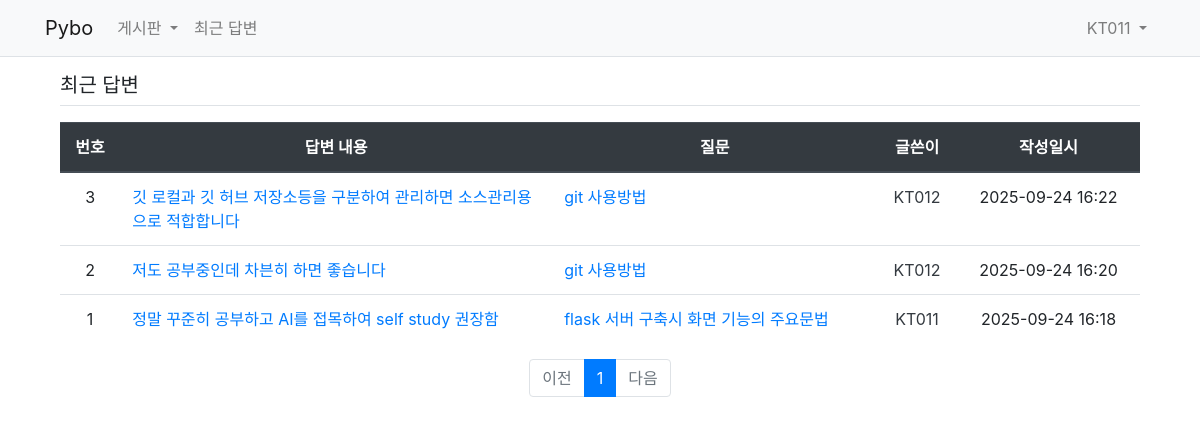
Page /question/answers/ (signed in) on the committed database.
### pybo/models.py (models this page shows)
class User(db.Model):
    id = db.Column(db.Integer, primary_key=True)
    username = db.Column(db.String(150), unique=True, nullable=False)
    password = db.Column(db.String(200), nullable=False)
    email = db.Column(db.String(120), unique=False, nullable=False)   # email 중복허용
    create_date = db.Column(db.DateTime(), nullable=False, server_default=db.func.now())
    question_set = db.relationship('Question', back_populates='user', cascade='all, delete-orphan')
    answer_set = db.relationship('Answer', back_populates='user', cascade='all, delete-orphan')
    question_voter_set = db.relationship('Question', secondary=question_voter, back_populates='voter')
    answer_voter_set = db.relationship('Answer', secondary=answer_voter, back_populates='voter')
    comment_set = db.relationship('Comment', back_populates='user', cascade='all, delete-orphan')

class Answer(db.Model):
    id = db.Column(db.Integer, primary_key=True)
    question_id = db.Column(db.Integer, db.ForeignKey('question.id', ondelete='CASCADE'), nullable=False)
    question = db.relationship('Question', back_populates='answer_set')
    content = db.Column(db.Text(), nullable=False)
    create_date = db.Column(db.DateTime(), nullable=False, server_default=db.func.now())
    modify_date = db.Column(db.DateTime(), nullable=True)
    user_id = db.Column(db.Integer, db.ForeignKey('user.id', ondelete='CASCADE'), nullable=False)
    user = db.relationship('User', back_populates='answer_set')
    voter = db.relationship('User', secondary=answer_voter, back_populates='answer_voter_set')
    comment_set = db.relationship('Comment', back_populates='answer', cascade='all, delete-orphan')

class Question(db.Model):
    id = db.Column(db.Integer, primary_key=True)
    subject = db.Column(db.String(200), nullable=False)
    content = db.Column(db.Text(), nullable=False)
    create_date = db.Column(db.DateTime(), nullable=False, server_default=db.func.now())
    modify_date = db.Column(db.DateTime(), nullable=True)
    user_id = db.Column(db.Integer, db.ForeignKey('user.id', ondelete='CASCADE'), nullable=False)
    user = db.relationship('User', back_populates='question_set')
    answer_set = db.relationship('Answer', back_populates='question', cascade='all, delete-orphan')
    voter = db.relationship('User', secondary=question_voter, back_populates='question_voter_set')
    comment_set = db.relationship('Comment', back_populates='question', cascade='all, delete-orphan')
    category_id = db.Column(db.Integer, db.ForeignKey('category.id', ondelete='CASCADE'), nullable=False, server_default=db.text('1'))
    category = db.relationship('Category', back_populates='question_set')
    view_count = db.Column(db.Integer, server_default='0', nullable=False)

### pybo/views/question_views.py (the view)
@bp.route('/answers/')
def recent_answers():
    page = request.args.get('page', type=int, default=1)
    answer_list = Answer.query.join(Question).join(User)\
        .order_by(Answer.create_date.desc())\
        .paginate(page=page, per_page=15)
    return render_template('answer/answer_list.html', answer_list=answer_list)

### pybo/filter.py (called while the page is built)
def format_datetime(value, fmt='%Y-%m-%d %H:%M'):
    return value.strftime(fmt)

### pybo/views/auth_views.py (called while the page is built)
@bp.before_app_request
def load_logged_in_user():
    user_id = session.get('user_id')
    if user_id is None:
        g.user = None
    else:
        g.user = User.query.get(user_id)

### pybo/templates/answer/answer_list.html
{% extends 'base.html' %}
{% block content %}
<div class="container my-3">
    <h5 class="my-3 border-bottom pb-2">최근 답변</h5>
    <table class="table">
        <thead>
        <tr class="text-center thead-dark">
            <th>번호</th>
            <th style="width:40%">답변 내용</th>
            <th>질문</th>
            <th>글쓴이</th>
            <th>작성일시</th>
        </tr>
        </thead>
        <tbody>
        {% if answer_list.items %}
        {% for answer in answer_list.items %}
        <tr class="text-center">
            <td>{{ answer_list.total - ((answer_list.page-1) * answer_list.per_page) - loop.index0 }}</td>
            <td class="text-left">
                {% if answer.question %}
                <a href="{{ url_for('question.detail', question_id=answer.question.id) }}#answer_{{ answer.id }}">
                    {{ answer.content|striptags|truncate(80) }}
                </a>
                {% else %}
                    <span class="text-muted">(삭제된 질문에 대한 답변)</span>
                {% endif %}
            </td>
            <td class="text-left">
                {% if answer.question %}
                <a href="{{ url_for('question.detail', question_id=answer.question.id) }}">
                    {{ answer.question.subject|truncate(30) }}
                </a>
                {% else %}
                    <span class="text-muted">(삭제된 질문)</span>
                {% endif %}
            </td>
            <td>
                {% if answer.user %}<a href="{{ url_for('user.profile', user_id=answer.user.id) }}" class="text-decoration-none text-dark">{{ answer.user.username }}</a>
                {% else %}<span class="text-muted">(탈퇴한 사용자)</span>{% endif %}
            </td>
            <td>{{ answer.create_date|datetime }}</td>
        </tr>
        {% endfor %}
        {% else %}
        <tr>
            <td colspan="5">답변이 없습니다.</td>
        </tr>
        {% endif %}
        </tbody>
    </table>
    <ul class="pagination justify-content-center">
        {% if answer_list.has_prev %}
        <li class="page-item">
            <a class="page-link" href="{{ url_for('question.recent_answers', page=answer_list.prev_num) }}">이전</a>
        </li>
        {% else %}
        <li class="page-item disabled">
            <a class="page-link" tabindex="-1" aria-disabled="true" href="javascript:void(0)">이전</a>
        </li>
        {% endif %}
        {% for page_num in answer_list.iter_pages() %}
            {% if page_num %}
                {% if page_num != answer_list.page %}
                <li class="page-item">
                    <a class="page-link" href="{{ url_for('question.recent_answers', page=page_num) }}">{{ page_num }}</a>
                </li>
                {% else %}
                <li class="page-item active" aria-current="page">
                    <a class="page-link" href="javascript:void(0)">{{ page_num }}</a>
                </li>
                {% endif %}
            {% else %}
                <li class="disabled"><a class="page-link" href="javascript:void(0)">...</a></li>
            {% endif %}
        {% endfor %}
        {% if answer_list.has_next %}
        <li class="page-item"><a class="page-link" href="{{ url_for('question.recent_answers', page=answer_list.next_num) }}">다음</a></li>
        {% else %}
        <li class="page-item disabled"><a class="page-link" tabindex="-1" aria-disabled="true" href="javascript:void(0)">다음</a></li>
        {% endif %}
    </ul>
</div>
{% endblock %}

### pybo/templates/base.html (shortened to what this page needs)
<!doctype html>
<html lang="ko">
<head>
    <link rel="stylesheet" href="https://stackpath.bootstrapcdn.com/bootstrap/4.5.2/css/bootstrap.min.css">
    <link rel="stylesheet" href="https://cdn.jsdelivr.net/simplemde/latest/simplemde.min.css">
</head>
<body>
<nav class="navbar navbar-expand-lg navbar-light bg-light border-bottom">
    <div class="container">
        <a class="navbar-brand" href="{{ url_for('main.index') }}">Pybo</a>
        <div class="collapse navbar-collapse" id="navbarSupportedContent">
            <ul class="navbar-nav mr-auto">
                <li class="nav-item dropdown">
                    <a class="nav-link dropdown-toggle" href="#" id="navbarDropdown"
                       role="button" data-toggle="dropdown" aria-haspopup="true"
                       aria-expanded="false">
                        게시판
                    </a>
                </li>
                <li class="nav-item">
                    <a class="nav-link" href="{{ url_for('question.recent_answers') }}">최근 답변</a>
                </li>
            </ul>
            <ul class="navbar-nav">
                {% if g.user %}
                <li class="nav-item dropdown">
                    <a class="nav-link dropdown-toggle" href="#" id="navbarDropdownUser" role="button" data-toggle="dropdown" aria-haspopup="true" aria-expanded="false">
                        {{ g.user.username }}
                    </a>
                </li>
                {% endif %}
            </ul>
        </div>
    </div>
</nav>
<main role="main" class="container">
    {% block content %}{% endblock %}
</main>
</body>
</html>

### rows in the picture
User: user.username "KT011"
Answer: id "3", content "깃 로컬과 깃 허브 저장소등을 구분하여 관리하면 소스관리용으로 적합합니다", question.subject "git 사용방법", user.username "KT012", create_date "2025-09-24 16:22"
Answer: total "2", content "저도 공부중인데 차븐히 하면 좋습니다", question.subject "git 사용방법", user.username "KT012", create_date "2025-09-24 16:20"
Answer: total "1", content "정말 꾸준히 공부하고 AI를 접목하여 self study 권장함", question.subject "flask 서버 구축시 화면 기능의 주요문법", user.username "KT011", create_date "2025-09-24 16:18"

### other values in the picture
{{ page_num }} "1"
